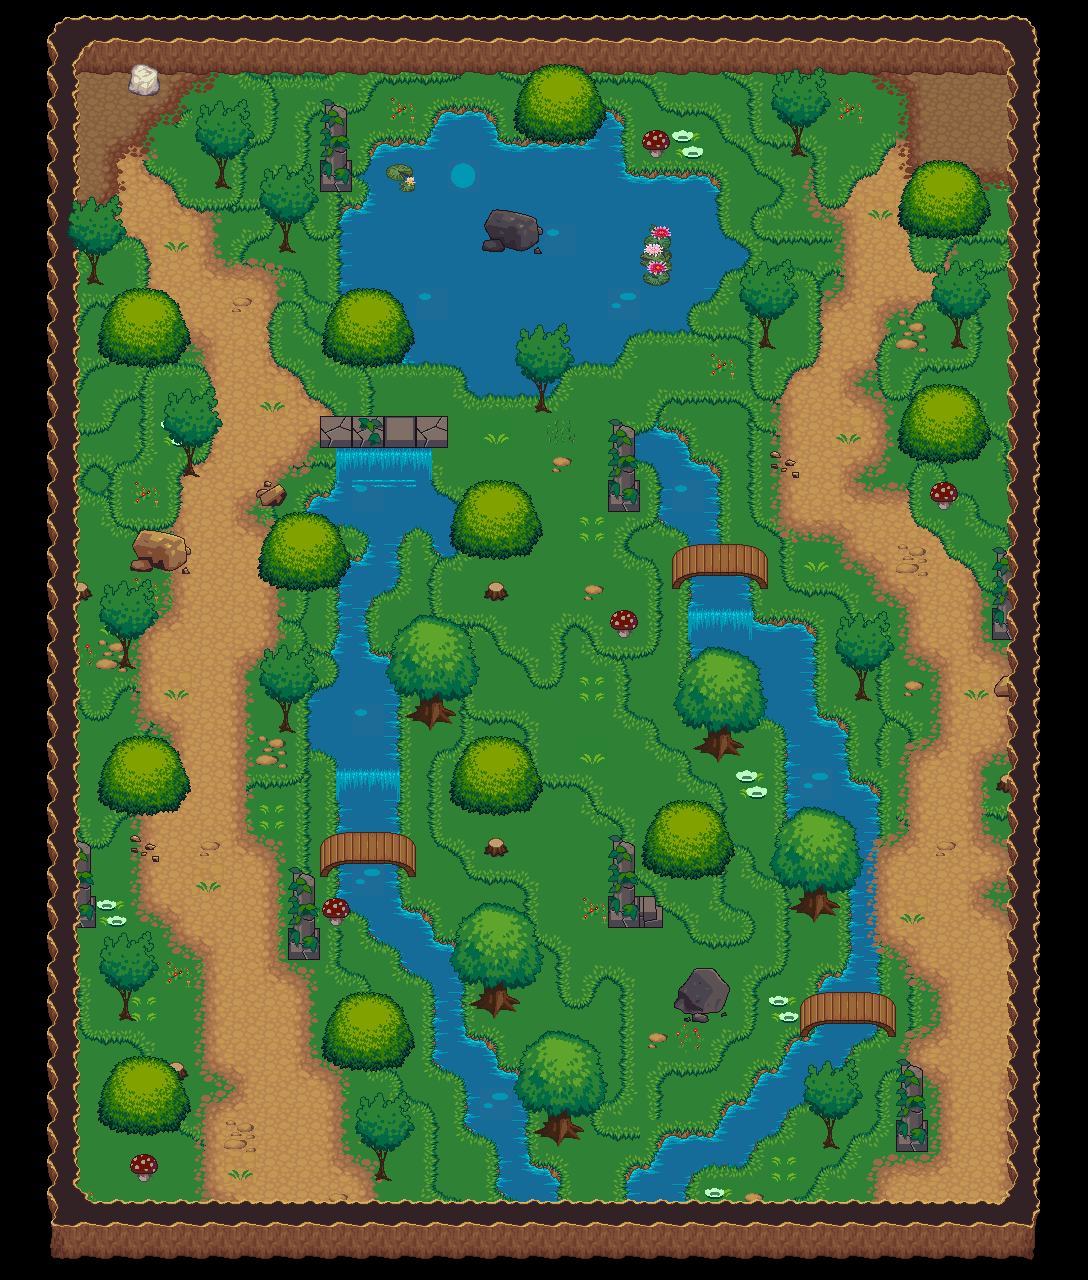

This is a level from a 2D game, rendered from its Tiled map with the project's own tilesets. A one-line summary and the map file follow, with tile-layer data summarised:
An orthogonal 34x40 tile map with 32x32 px tiles, 10 tile layers (background, ground layer0, ground layer1, waterfall, ...) and 122 objects.

<map version="1.5" tiledversion="1.6.0" orientation="orthogonal" renderorder="right-down" width="34" height="40" tilewidth="32" tileheight="32" infinite="0" nextlayerid="19" nextobjectid="127">
 <tileset firstgid="1" source="klipartz.com.tsx" />
 <layer id="7" name="background" width="34" height="40">
  <data>[1360 cells, 1080 non-empty, 1 distinct tile ids]</data>
 </layer>
 <layer id="13" name="ground layer0" width="34" height="40">
  <data>[1360 cells, 303 non-empty, 14 distinct tile ids]</data>
 </layer>
 <layer id="8" name="ground layer1" width="34" height="40">
  <data>[1360 cells, 587 non-empty, 27 distinct tile ids]</data>
 </layer>
 <layer id="9" name="waterfall" width="34" height="40">
  <data>[1360 cells, 381 non-empty, 16 distinct tile ids]</data>
 </layer>
 <layer id="10" name="ground layer2" width="34" height="40">
  <data>[1360 cells, 216 non-empty, 19 distinct tile ids]</data>
 </layer>
 <layer id="11" name="ground layer3" width="34" height="40">
  <data>[1360 cells, 372 non-empty, 27 distinct tile ids]</data>
 </layer>
 <layer id="12" name="ground layer4" width="34" height="40">
  <data>[1360 cells, 202 non-empty, 34 distinct tile ids]</data>
 </layer>
 <layer id="15" name="grass details" width="34" height="40">
  <data>[1360 cells, 87 non-empty, 32 distinct tile ids]</data>
 </layer>
 <objectgroup id="16" name="exit">
  <object id="1" x="75" y="72.3333" width="49" height="47.6667" />
  <object id="2" x="981.333" y="62.6667" width="45.3333" height="46" />
  <object id="3" x="908" y="1188.33" width="86.6667" height="18.6667" />
  <object id="4" x="251" y="1186.67" width="103.333" height="19.6667" />
 </objectgroup>
 <objectgroup id="17" name="collisions">
  <object id="5" x="133.5" y="67.5" width="19.5" height="24" />
  <object id="6" x="219" y="166" width="5.75" height="22" />
  <object id="7" x="282.25" y="228.5" width="7.25" height="20.75" />
  <object id="8" x="320" y="159.5" width="32.75" height="33" />
  <object id="9" x="91" y="262.75" width="5.25" height="21" />
  <object id="10" x="116.583" y="304.667" width="51.5" height="48.75" />
  <object id="11" x="187.583" y="452.167" width="6.75" height="20.75" />
  <object id="13" x="122.667" y="638" width="7.25" height="28" />
  <object id="14" x="72.75" y="584.75" width="14.5" height="13" />
  <object id="15" x="139" y="536.75" width="44.25" height="31.25" />
  <object id="16" x="266.727" y="488.545" width="16" height="17.2727" />
  <object id="17" x="343.5" y="308" width="52.5" height="51.5" />
  <object id="18" x="532.5" y="83" width="52.5" height="51.5" />
  <object id="19" x="651.5" y="138" width="9" height="20" />
  <object id="20" x="341.5" y="211.5" width="22" height="110" />
  <object id="21" x="376" y="343.5" width="96" height="22.5" />
  <object id="22" x="466.5" y="345.5" width="17.5" height="43.5" />
  <object id="23" x="477" y="379" width="79.5" height="14.5" />
  <object id="24" x="537" y="384.5" width="10" height="27" />
  <object id="25" x="530" y="348.5" width="21.5" height="38.5" />
  <object id="26" x="530" y="343.5" width="84" height="21.5" />
  <object id="27" x="601.5" y="317.5" width="21" height="41" />
  <object id="28" x="592" y="316.5" width="91.5" height="14.5" />
  <object id="29" x="668.333" y="298.333" width="20" height="28.3333" />
  <object id="30" x="678.667" y="276.333" width="33.6667" height="22.3333" />
  <object id="31" x="696.333" y="242.333" width="44.6667" height="24.6667" />
  <object id="32" x="704.333" y="260.667" width="18" height="20.6667" />
  <object id="33" x="689.333" y="177.333" width="29" height="66.3333" />
  <object id="34" x="626" y="174" width="66.6667" height="27" />
  <object id="35" x="591" y="108.5" width="33" height="76.5" />
  <object id="36" x="497.5" y="140" width="102" height="21.5" />
  <object id="37" x="440" y="112.5" width="57.5" height="55.5" />
  <object id="38" x="372.5" y="144.5" width="80" height="26" />
  <object id="39" x="369" y="168" width="20.5" height="55.5" />
  <object id="40" x="359.5" y="207.5" width="16" height="23" />
  <object id="41" x="762.667" y="324.667" width="8" height="23.3333" />
  <object id="42" x="795" y="134.333" width="5.66667" height="19" />
  <object id="43" x="921.667" y="180.333" width="51.3333" height="43.3333" />
  <object id="44" x="953" y="325.667" width="8.33333" height="20.3333" />
  <object id="45" x="911.333" y="415.667" width="32.6667" height="24.3333" />
  <object id="46" x="917" y="402.667" width="50" height="46" />
  <object id="47" x="938" y="490.667" width="10.6667" height="19.3333" />
  <object id="48" x="992.667" y="609" width="31" height="31.3333" />
  <object id="49" x="858.333" y="676.333" width="7.66667" height="22.6667" />
  <object id="50" x="706.333" y="718.333" width="24.3333" height="35" />
  <object id="51" x="804" y="881" width="23.3333" height="33.6667" />
  <object id="52" x="662.333" y="821" width="49.3333" height="49.6667" />
  <object id="53" x="608" y="895.667" width="56.3333" height="33.6667" />
  <object id="54" x="685" y="976" width="39" height="35.6667" />
  <object id="55" x="678.333" y="988.333" width="10" height="21.6667" />
  <object id="56" x="693" y="968.667" width="24" height="10.6667" />
  <object id="57" x="826.333" y="1120.33" width="8.66667" height="25.3333" />
  <object id="58" x="895" y="1119.67" width="33.3333" height="33" />
  <object id="59" x="838.667" y="1189.33" width="14.6667" height="19.6667" />
  <object id="60" x="1000" y="1033.67" width="18.6667" height="14" />
  <object id="61" x="1001" y="777.333" width="15.6667" height="13.6667" />
  <object id="62" x="998" y="678.667" width="21.3333" height="20.3333" />
  <object id="63" x="1004" y="136.667" width="13.3333" height="18" />
  <object id="64" x="608" y="479.667" width="31.6667" height="32.3333" />
  <object id="65" x="470.667" y="498.333" width="57" height="58.3333" />
  <object id="66" x="320.333" y="416.667" width="125.5" height="30.6667" />
  <object id="67" x="274.333" y="532.333" width="62.3333" height="50" />
  <object id="68" x="418.667" y="691.333" width="26.3333" height="31" />
  <object id="69" x="281" y="704.667" width="8.33333" height="27.3333" />
  <object id="70" x="468" y="757" width="61.3333" height="49" />
  <object id="71" x="489.333" y="842" width="14.3333" height="13" />
  <object id="72" x="288" y="929.333" width="31" height="30.6667" />
  <object id="73" x="483.333" y="979" width="22.6667" height="31" />
  <object id="74" x="336.667" y="1012" width="64" height="53.3333" />
  <object id="75" x="547" y="1101.33" width="24" height="35.3333" />
  <object id="76" x="378" y="1154.67" width="9.33333" height="24.6667" />
  <object id="78" x="136" y="1160.67" width="15.6667" height="21" />
  <object id="79" x="170" y="1065.33" width="14" height="12.3333" />
  <object id="80" x="112" y="1070.67" width="62.3333" height="55" />
  <object id="81" x="120.333" y="996.333" width="11" height="22.3333" />
  <object id="82" x="64.75" y="895.25" width="32.5" height="33" />
  <object id="83" x="118.5" y="748.833" width="53" height="56.5" />
  <object id="84" x="489.5" y="584" width="15.5" height="15" />
  <object id="85" x="320" y="896" height="32" />
  <object id="86" x="328.5" y="904.5" width="15" height="20.5" />
  <object id="87" x="614" y="614.5" width="16.5" height="21" />
  <object id="88" x="336" y="448.667" width="96.6667" height="35.3333" />
  <object id="89" x="306.667" y="496" width="147.333" height="25.3333" />
  <object id="90" x="423.333" y="512" width="34.6667" height="46" />
  <object id="91" x="364" y="524" width="32.6667" height="64.6667" />
  </objectgroup>
 <layer id="18" name="walls" width="34" height="40">
  <data>[1360 cells, 328 non-empty, 17 distinct tile ids]</data>
 </layer>
 <layer id="14" name="foreground" width="34" height="40">
  <data>[1360 cells, 262 non-empty, 33 distinct tile ids]</data>
 </layer>
</map>
<!-- 33 of 122 objects omitted -->
